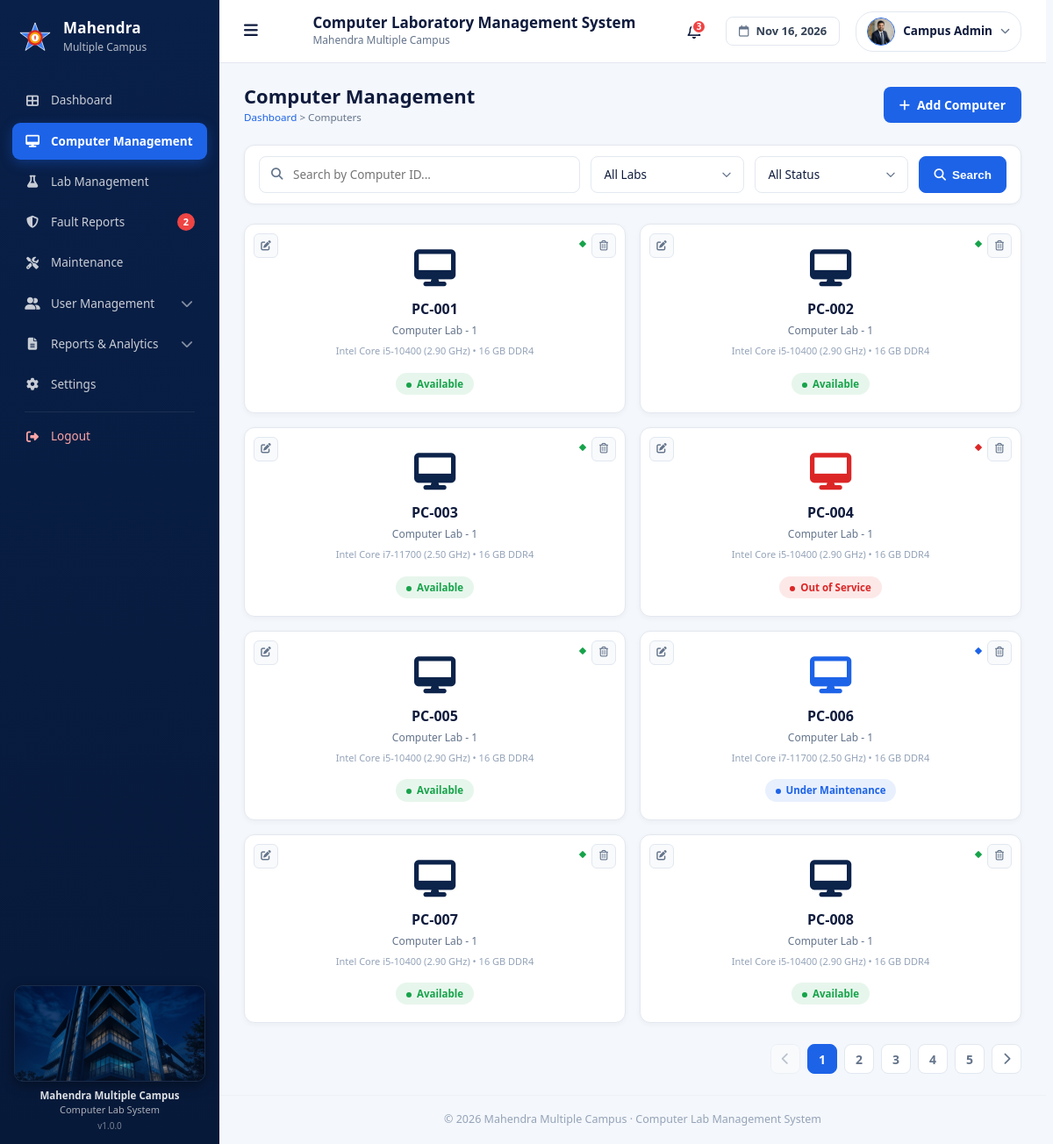
/admin/computers.php (signed in), run on the app's committed database.
### tables this page shows
CREATE TABLE `computers` (
  `id` int(11) NOT NULL,
  `lab_id` int(11) NOT NULL,
  `computer_code` varchar(30) NOT NULL,
  `computer_name` varchar(100) DEFAULT NULL,
  `processor` varchar(100) DEFAULT NULL,
  `ram` varchar(50) DEFAULT NULL,
  `storage` varchar(50) DEFAULT NULL,
  `ip_address` varchar(45) DEFAULT NULL,
  `operating_system` varchar(100) DEFAULT NULL,
  `monitor` varchar(100) DEFAULT NULL,
  `keyboard` varchar(100) DEFAULT NULL,
  `mouse` varchar(100) DEFAULT NULL,
  `purchase_date` date DEFAULT NULL,
  `status` enum('available','in_use','under_maintenance','out_of_service') NOT NULL DEFAULT 'available',
  `specifications` text DEFAULT NULL,
  `remarks` text DEFAULT NULL,
  `created_at` timestamp NOT NULL DEFAULT current_timestamp(),
  `updated_at` timestamp NOT NULL DEFAULT current_timestamp() ON UPDATE current_timestamp()
);

CREATE TABLE `labs` (
  `id` int(11) NOT NULL,
  `lab_name` varchar(100) NOT NULL,
  `lab_code` varchar(30) NOT NULL,
  `room_number` varchar(50) NOT NULL,
  `total_computers` int(11) NOT NULL DEFAULT 0,
  `location` varchar(150) DEFAULT NULL,
  `description` text DEFAULT NULL,
  `opening_hours` varchar(100) NOT NULL DEFAULT 'Sunday - Friday, 7:00 AM - 5:00 PM',
  `status` enum('active','maintenance','inactive') NOT NULL DEFAULT 'active',
  `created_at` timestamp NOT NULL DEFAULT current_timestamp()
);

### admin/computers.php (the view, shortened to what this page needs)
<?php
$statuses = [
    'available'         => 'Available',
    'in_use'            => 'In Use',
    'under_maintenance' => 'Under Maintenance',
    'out_of_service'    => 'Out of Service',
];
require_once __DIR__ . '/includes/header.php';
$search  = trim($_GET['search'] ?? '');
$labId   = (int) ($_GET['lab'] ?? 0);
$status  = $_GET['status'] ?? '';
$page    = max(1, (int) ($_GET['page'] ?? 1));
$perPage = 8;
if (!isset($statuses[$status])) {
    $status = '';
}
$where  = ' WHERE 1 = 1';
$types  = '';
$params = [];
$computers  = [];
$totalPages = 1;
try {
    $stmt = $conn->prepare("SELECT COUNT(*) FROM computers c" . $where);
    $stmt->execute();
    $total = $stmt->get_result()->fetch_row()[0];
    $totalPages = max(1, (int) ceil($total / $perPage));
    $page       = min($page, $totalPages);
    $offset     = ($page - 1) * $perPage;
    $stmt = $conn->prepare(
        "SELECT c.*, l.lab_name
         FROM computers c
         JOIN labs l ON l.id = c.lab_id" . $where . "
         ORDER BY c.computer_code
         LIMIT ? OFFSET ?"
    );
    $stmt->bind_param($types . 'ii', ...array_merge($params, [$perPage, $offset]));
    $stmt->execute();
    $computers = $stmt->get_result()->fetch_all(MYSQLI_ASSOC);
} catch (mysqli_sql_exception $e) {
    $message = 'Could not load computers. Please try again.';
    $type    = 'danger';
}
$filters = array_filter(['search' => $search, 'lab' => $labId, 'status' => $status]);
?>
<div class="computers-head">
    <div>
        <h2>Computer Management</h2>
        <small><a href="index.php">Dashboard</a> &gt; Computers</small>
    </div>
    <button type="button" class="btn" id="computerAdd">
        <i class="fa-solid fa-plus"></i> Add Computer
    </button>
</div>
<form method="get" class="admin-filters">
    <div class="admin-search-wrap">
        <input type="text" name="search" class="form-control" placeholder="Search by Computer ID..."
               value="<?= htmlspecialchars($search) ?>">
    </div>
    <select name="lab" class="form-control" onchange="this.form.submit()">
        <option value="0">All Labs</option>
    </select>
    <select name="status" class="form-control" onchange="this.form.submit()">
        <option value="">All Status</option>
    </select>
    <button type="submit" class="admin-filters-btn">
        <i class="fa-solid fa-magnifying-glass"></i> Search
    </button>
</form>
<?php if (empty($computers)): ?>
    <div class="card"><p class="empty-text">No computers found.</p></div>
<?php else: ?>
    <div class="computers-grid">
        <?php foreach ($computers as $pc): ?>
            <div class="computers-card">
                <button type="button" class="computers-tool computers-edit-corner computers-edit" title="Edit Computer"
                        data-computer="<?= htmlspecialchars(json_encode($pc), ENT_QUOTES) ?>">
                    <i class="fa-solid fa-pen-to-square"></i>
                </button>
                <span class="card-status-pip pip-<?= $pc['status'] ?>" title="<?= $statuses[$pc['status']] ?>">
                    <i class="fa-solid fa-diamond"></i>
                </span>
                <form action="computers.php" method="post" class="computers-delete-corner"
                      data-name="<?= htmlspecialchars($pc['computer_code']) ?>">
                    <button type="submit" class="computers-tool computers-tool-danger" title="Delete Computer">
                        <i class="fa-regular fa-trash-can"></i>
                    </button>
                </form>
                <i class="fa-solid fa-desktop computers-monitor monitor-status-<?= $pc['status'] ?>"></i>
                <strong><?= htmlspecialchars($pc['computer_code']) ?></strong>
                <small><?= htmlspecialchars($pc['lab_name']) ?></small>
                <?php if (!empty($pc['processor']) || !empty($pc['ram'])): ?>
                    <small style="font-size: 11px; color: #94a3b8; display: block; margin-top: -2px;">
                        <?= htmlspecialchars($pc['processor'] ?? '') ?><?= !empty($pc['ram']) ? ' &bull; ' . htmlspecialchars($pc['ram']) : '' ?>
                    </small>
                <?php endif; ?>
                <span class="badge computers-badge-<?= $pc['status'] ?>"><?= $statuses[$pc['status']] ?></span>
            </div>
        <?php endforeach; ?>
    </div>
    <div class="computers-pagination">
        <a class="computers-page <?= $page <= 1 ? 'disabled' : '' ?>"
           href="?<?= http_build_query($filters + ['page' => $page - 1]) ?>">
            <i class="fa-solid fa-chevron-left"></i>
        </a>
        <?php for ($i = 1; $i <= $totalPages; $i++): ?>
            <a class="computers-page <?= $i === $page ? 'active' : '' ?>"
               href="?<?= http_build_query($filters + ['page' => $i]) ?>"><?= $i ?></a>
        <?php endfor; ?>
        <a class="computers-page <?= $page >= $totalPages ? 'disabled' : '' ?>"
           href="?<?= http_build_query($filters + ['page' => $page + 1]) ?>">
            <i class="fa-solid fa-chevron-right"></i>
        </a>
    </div>
<?php endif; ?>
<?php require_once __DIR__ . '/includes/footer.php'; ?>

### admin/assets/css/admin-root.css (style rules this page uses)
:root { --primary: #1d63e8; --primary-dark: #0b2a5b; --primary-soft: #e8f0fe; --purple: #6d4aff; --purple-soft: #efe9fd; --bg: #f4f7fb; --white: #ffffff; --text: #0f1b3d; --muted: #64748b; --border: #e3e8f0; --success: #16a34a; --success-soft: #e7f6ec; --warning: #d97706; --warning-soft: #fff3dc; --danger: #dc2626; --danger-soft: #fde8e8; --radius: 10px; --shadow: 0 2px 8px rgba(15, 27, 61, 0.06); --sidebar-width: 260px; --sidebar-bg: #0e3489; --sidebar-bg-end: #0b2a5b; --sidebar-text: rgba(255, 255, 255, 0.85); --sidebar-hover: rgba(255, 255, 255, 0.08); --header-height: 72px; }
* { box-sizing: border-box; margin: 0; padding: 0; }
html { overflow-y: scroll; scrollbar-gutter: stable; }
body { font-family: 'Segoe UI', Arial, sans-serif; background: var(--bg); color: var(--text); font-size: 14px; line-height: 1.5; }
a { color: inherit; text-decoration: none; }
small { color: var(--muted); }
.btn { display: inline-flex; align-items: center; gap: 8px; padding: 10px 18px; border: 0; border-radius: 8px; font: inherit; font-weight: 600; cursor: pointer; background: var(--primary); color: var(--white); }
.badge { display: inline-block; padding: 4px 10px; border-radius: 20px; font-size: 12px; font-weight: 600; white-space: nowrap; }
.form-control { width: 100%; padding: 10px 12px; border: 1px solid var(--border); border-radius: 8px; font: inherit; background: var(--white); color: var(--text); }

### admin/assets/css/admin-style.css (style rules this page uses)
.badge { display: inline-block; padding: 3px 10px; border-radius: 20px; font-size: 11px; font-weight: 600; white-space: nowrap; }
.computers-head, .labs-head, .admin-page-header { display: flex; justify-content: space-between; align-items: center; margin-bottom: 22px; }
.computers-head h2, .labs-head h2, .admin-page-header h2 { font-size: 22px; font-weight: 700; color: #0f1b3d; line-height: 1.2; }
.computers-head small a, .labs-head small a, .admin-page-header small a { color: #1d63e8; text-decoration: none; font-weight: 500; }
.computers-filters, .admin-filters { display: flex; align-items: center; flex-wrap: wrap; gap: 12px; background: #ffffff; border: 1px solid #e3e8f0; border-radius: 12px; padding: 12px 16px; margin-bottom: 22px; box-shadow: 0 1px 4px rgba(15, 27, 61, 0.04); }
.computers-filters .computers-search, .admin-filters .admin-search-wrap { flex: 1 1 240px; position: relative; min-width: 200px; }
.computers-filters .form-control, .admin-filters .form-control { height: 42px; padding: 8px 14px; border: 1px solid #e3e8f0; border-radius: 8px; font-size: 13.5px; background: #ffffff; color: #0f1b3d; box-sizing: border-box; transition: all 0.18s ease; }
.computers-filters .computers-search .form-control, .admin-filters .admin-search-wrap .form-control { padding-left: 38px; width: 100%; }
.computers-filters select.form-control, .admin-filters select.form-control { width: 175px; flex: 0 0 auto; cursor: pointer; background-color: #ffffff; background-repeat: no-repeat; background-position: right 12px center; background-size: 14px 14px; padding-right: 36px; -webkit-appearance: none; -moz-appearance: none; appearance: none; }
.admin-filters-btn { display: inline-flex; align-items: center; justify-content: center; gap: 7px; height: 42px; padding: 0 16px; border-radius: 8px; font-size: 13.5px; font-weight: 600; background: #1d63e8; color: #ffffff; border: 1px solid #1d63e8; cursor: pointer; flex: 0 0 auto; transition: all 0.18s ease; }
.labs-tool, .computers-tool { width: 30px; height: 30px; display: flex; align-items: center; justify-content: center; border: 0; border-radius: 6px; background: #e8f0fe; color: #1d63e8; font-size: 12px; cursor: pointer; transition: all 0.2s ease; }
.labs-tool-danger, .computers-tool-danger { background: #fde8e8; color: #dc2626; }
.computers-pagination, .admin-pagination { display: flex; justify-content: flex-end; gap: 8px; margin-top: 24px; }
.computers-page, .admin-page-btn { width: 34px; height: 34px; display: flex; align-items: center; justify-content: center; border: 1px solid #e2e8f0; border-radius: 8px; background: #ffffff; color: #64748b; font-weight: 600; text-decoration: none; transition: all 0.2s ease; }
.computers-page.active, .admin-page-btn.active { background: #1d63e8; border-color: #1d63e8; color: #ffffff; }
.computers-page.disabled, .admin-page-btn.disabled { opacity: 0.4; pointer-events: none; }

### data on the page
computers: computer_code "PC-001", lab.lab_name "Computer Lab - 1", processor "Intel Core i5-10400 (2.90 GHz)", ram "16 GB DDR4", status "Available"
computers: computer_code "PC-002", lab.lab_name "Computer Lab - 1", processor "Intel Core i5-10400 (2.90 GHz)", ram "16 GB DDR4", status "Available"
computers: computer_code "PC-003", lab.lab_name "Computer Lab - 1", processor "Intel Core i7-11700 (2.50 GHz)", ram "16 GB DDR4", status "Available"
computers: computer_code "PC-004", lab.lab_name "Computer Lab - 1", processor "Intel Core i5-10400 (2.90 GHz)", ram "16 GB DDR4", status "Out of Service"
computers: computer_code "PC-005", lab.lab_name "Computer Lab - 1", processor "Intel Core i5-10400 (2.90 GHz)", ram "16 GB DDR4", status "Available"
computers: computer_code "PC-006", lab.lab_name "Computer Lab - 1", processor "Intel Core i7-11700 (2.50 GHz)", ram "16 GB DDR4", status "Under Maintenance"
computers: computer_code "PC-007", lab.lab_name "Computer Lab - 1", processor "Intel Core i5-10400 (2.90 GHz)", ram "16 GB DDR4", status "Available"
computers: computer_code "PC-008", lab.lab_name "Computer Lab - 1", processor "Intel Core i5-10400 (2.90 GHz)", ram "16 GB DDR4", status "Available"

### other printed values
$item[2] "Dashboard"
$item[2] "Computer Management"
$item[2] "Lab Management"
$item[2] "Fault Reports"
$pendingReports "2"
$item[2] "Maintenance"
$item[2] "User Management"
$item[2] "Reports & Analytics"
$item[2] "Settings"
$unreadNotes "3"
$adminName "Campus Admin"
